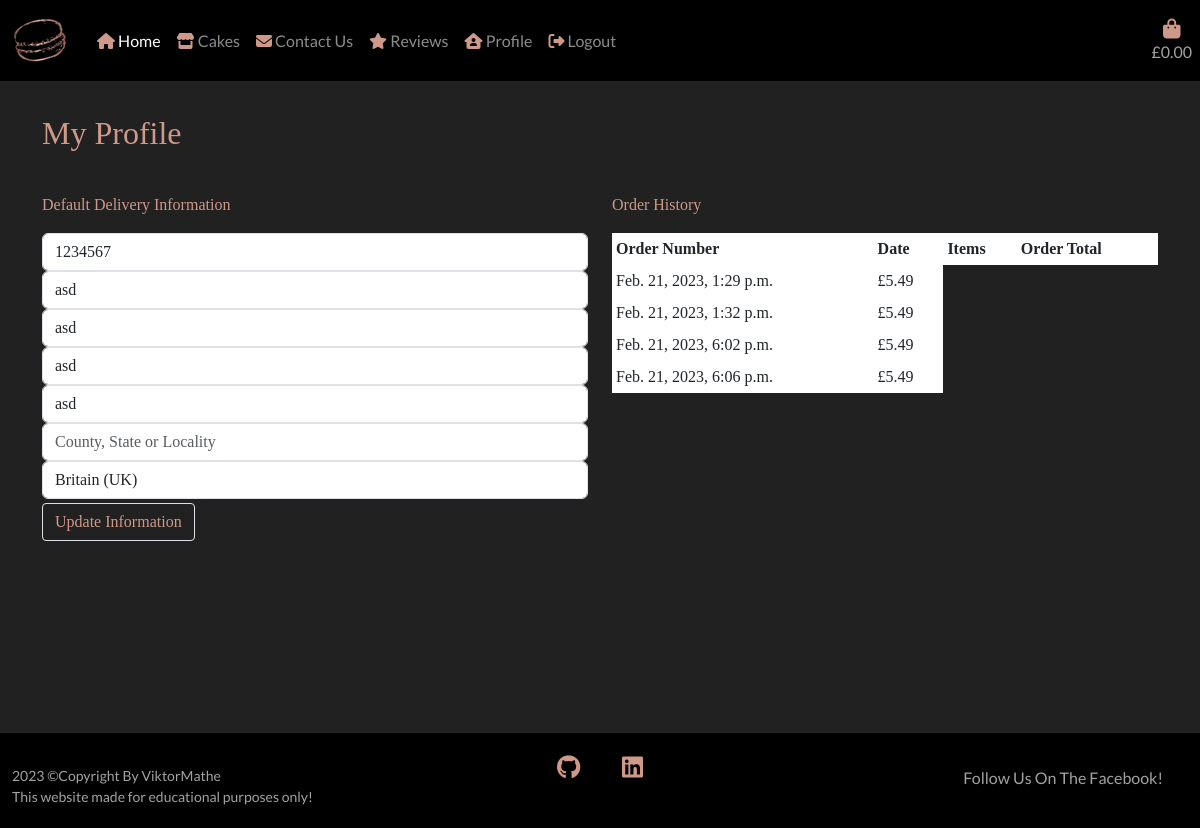
/profile/ (signed in), run on an earlier commit of the app's database.
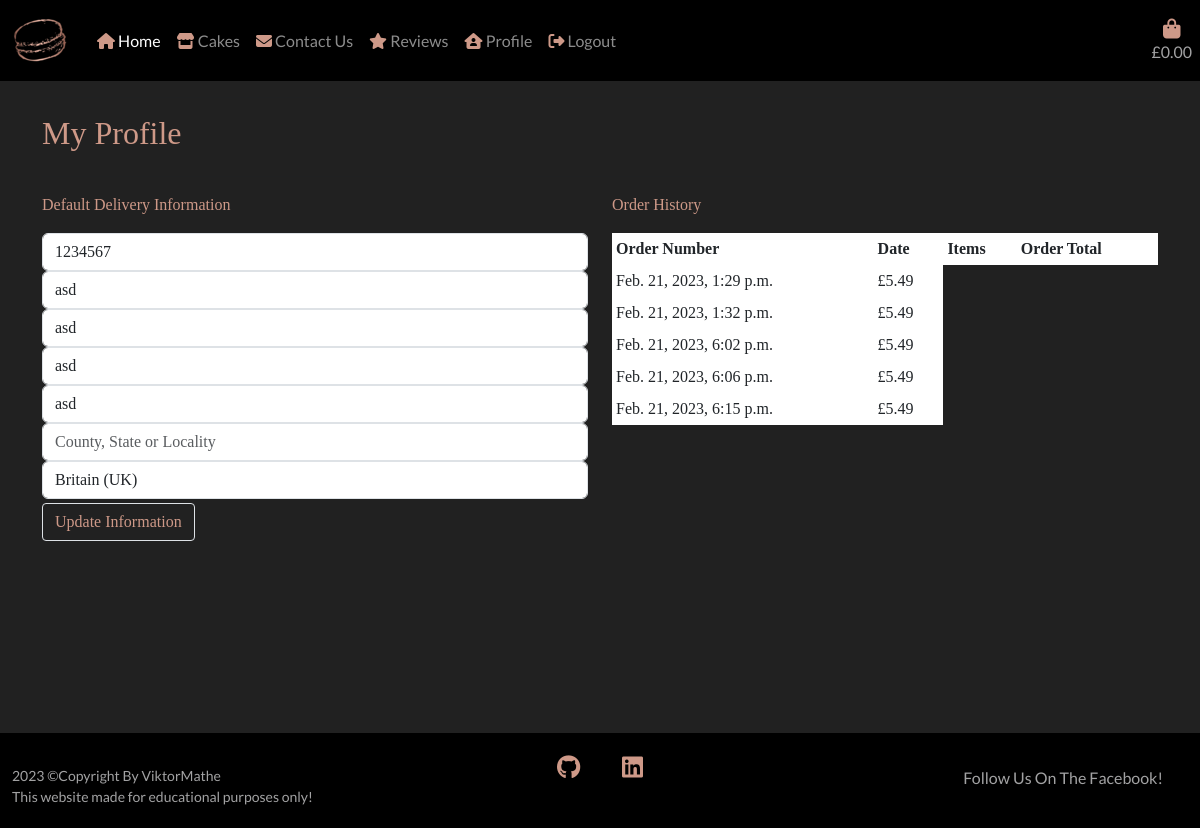
And on a later commit of the database.
### checkout/models.py (models this page shows, shortened)
class Checkout(models.Model):
    order_number = models.CharField(max_length=32, editable=False, null=False)
    full_name = models.CharField(max_length=64, blank=False, null=False)
    email_address = models.EmailField(max_length=254, blank=False, null=False)
    phone_number = models.CharField(max_length=24, blank=False, null=False)
    city = models.CharField(max_length=50, blank=False, null=False)
    address_1 = models.CharField(max_length=100, blank=False, null=False)
    address_2 = models.CharField(max_length=100, blank=True, null=True)
    county = models.CharField(max_length=50, blank=True, null=True)
    post_code = models.CharField(max_length=50, blank=False, null=False)
    country = CountryField(
        blank_label='Country *', blank=False, null=False)
    date = models.DateTimeField(auto_now_add=True)
    bag_total = models.DecimalField(
        max_digits=10, decimal_places=2, default=0, null=False)
    delivery = models.DecimalField(
        max_digits=6, decimal_places=2, default=0, null=False)
    order_total = models.DecimalField(
        max_digits=10, decimal_places=2, default=0, null=False)
    stripe_pid = models.CharField(
        max_length=254, blank=False, null=False, default='')
    profile = models.ForeignKey(
        Profile, on_delete=models.SET_NULL,
        null=True, blank=True, related_name='orders')

### profiles/views.py (the view)
# urls.py: path('', views.profile, name='profile'),
@login_required
def profile(request):
    profile = get_object_or_404(Profile, user=request.user)
    if request.method == 'POST':
        form = ProfileForm(request.POST, instance=profile)
        if form.is_valid():
            form.save()
            messages.success(
                request, 'Your profile information has been updated!')
    else:
        form = ProfileForm(instance=profile)
    orders = profile.orders.all()
    template = 'profile.html'
    context = {
        'form': form,
        'orders': orders,
        'on_profile_page': True
    }
    return render(request, template, context)

### profiles/forms.py
class ProfileForm(forms.ModelForm):
    class Meta:
        model = Profile
        exclude = ('user',)
    def __init__(self, *args, **kwargs):
        super().__init__(*args, **kwargs)
        placeholders = {
            'default_phone_number': 'Phone Number',
            'default_address_1': 'Street Address 1',
            'default_address_2': 'Street Address 2',
            'default_city': 'Town or City',
            'default_post_code': 'Post Code',
            'default_county': 'County, State or Locality',
        }
        self.fields['default_phone_number'].widget.attrs['autofocus'] = True
        for field in self.fields:
            if field != 'default_country':
                if self.fields[field].required:
                    placeholder = f'{placeholders[field]} *'
                else:
                    placeholder = placeholders[field]
                self.fields[field].widget.attrs['placeholder'] = placeholder
            self.fields[field].label = False

### profiles/templates/profile.html (shortened to what this page needs)
{% extends "base.html" %}
{% load static %}
{% block content %}
    <div class="remove-bg"></div>
    <div class="container">
        <div class="row">
            <div class="col">
                <hr>
                <h2 class="text mb-4">My Profile</h2>
                <hr>
            </div>
        </div>
        <div class="row">
            <div class="col-12 col-lg-6">
                <p class="text">Default Delivery Information</p>
                <form class="mt-3 profile-update-form text" action="{% url 'profile' %}" method="POST" id="profile-update-form">
                    {{ form|crispy }}
                    <button class="btn rounded-1 text float-right border mt-1">Update Information</button>
                </form>
            </div>
            <div class="col-12 col-lg-6">
                <p class="text">Order History</p>
                <div class="order-history table-responsive text">
                    <table class="table text table-sm table-borderless">
                        <thead>
                            <tr>
                                <th>Order Number</th>
                                <th>Date</th>
                                <th>Items</th>
                                <th>Order Total</th>
                            </tr>
                        </thead>
                        <tbody>
                            {% for order in orders %}
                                <tr>
                                    <td>
                                        {{ order.date }}
                                    </td>
                                    <td>
                                        £{{ order.order_total }}
                                    </td>
                                </tr>
                            {% endfor %}
                        </tbody>
                    </table>
                </div>
            </div>
        </div>
{% endblock %}

What changed in the data, as far as the page shows it:
added Checkout: date "Feb. 21, 2023, 6:15 p.m.", order_total "5.49"
